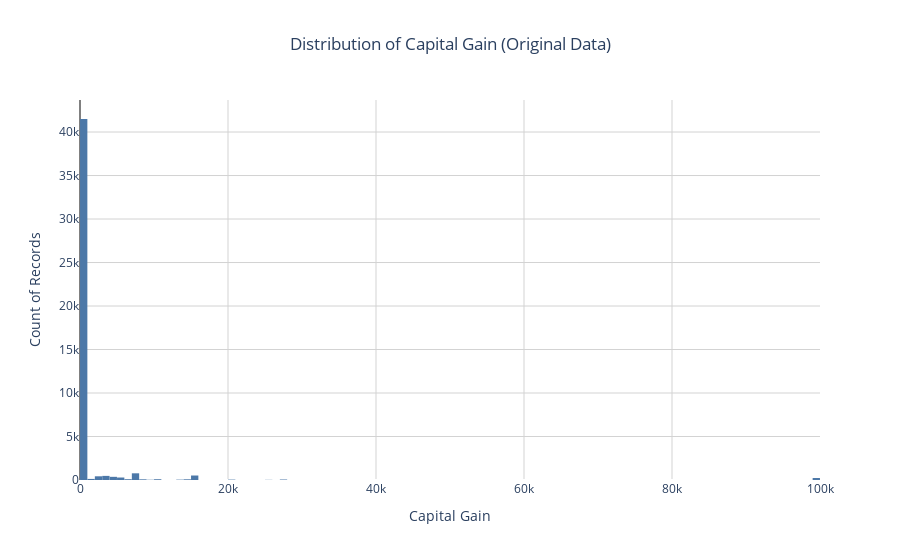
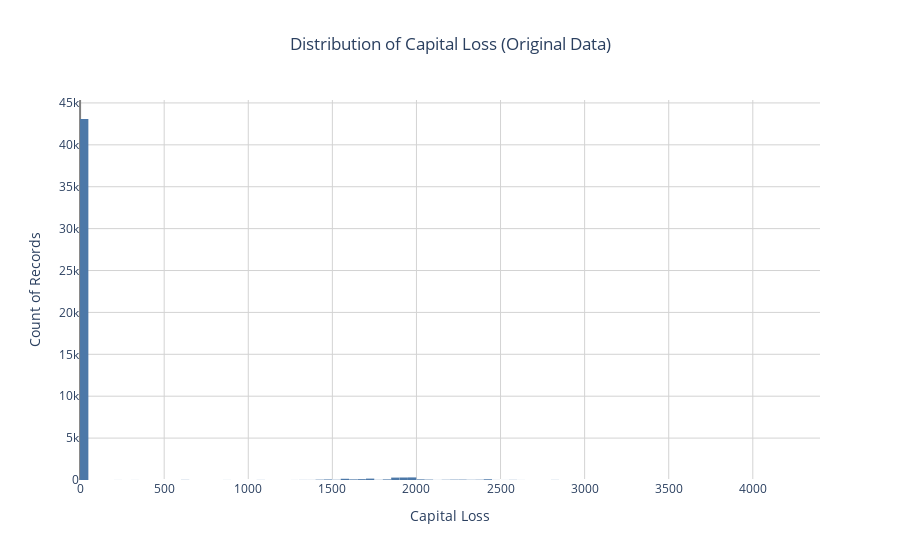

Source (notebook cell) for these figures, in order:
### Markdown cell above
### Transforming Skewed Continuous Features
A dataset may sometimes contain at least one feature whose values tend to lie near a single number, but will also have a non-trivial number of vastly larger or smaller values than that single number.  Algorithms can be sensitive to such distributions of values and can underperform if the range is not properly normalized. With the census dataset two features fit this description: '`capital-gain'` and `'capital-loss'`. 

Run the code cell below to plot a histogram of these two features. Note the range of the values present and how they are distributed.

### Code cell
import plotly.express as px
import pandas as pd
import numpy as np
from IPython.display import display

income_raw = data['income']
features_raw = data.drop('income', axis = 1)


skewed_features = ['capital-gain', 'capital-loss']
plot_data = data[skewed_features]


for feature in skewed_features:
    fig = px.histogram(
        plot_data, 
        x=feature,
        nbins=100, # A high number of bins to show detail
        title=f'Distribution of {feature.replace("-", " ").title()} (Original Data)',
        color_discrete_sequence=['#4C78A8'] 
    )
    
    # Customize layout to emphasize the vast difference in value counts
    fig.update_layout(
        bargap=0.01,
        title_x=0.5, # Center the title
        yaxis_title="Count of Records",
        xaxis_title=feature.replace("-", " ").title(),
        showlegend=False,
        plot_bgcolor='white', # Clean background
        hovermode="x unified" # Interactive hover
    )
    
    # Set x-axis type to linear for true representation, but emphasize the 0 bar
    fig.update_xaxes(
        showgrid=True, 
        gridcolor='lightgray', 
        zeroline=True, 
        zerolinecolor='gray'
    )
    fig.update_yaxes(
        showgrid=True, 
        gridcolor='lightgray'
    )
    
    display(fig)

### Figure 1 — Plotly figure (JSON) as saved in the notebook; plotly's stock layout.template omitted (floating-point values rounded to 4 significant figures; data arrays with more than 128 entries replaced by an {"elided": "..."} marker saying what was removed)
{"data": [{"bingroup": "x", "hovertemplate": "capital-gain=%{x}<br>count=%{y}<extra></extra>", "legendgroup": "", "marker": {"color": "#4C78A8", "pattern": {"shape": ""}}, "name": "", "nbinsx": 100, "orientation": "v", "showlegend": false, "type": "histogram", "x": {"elided": "45222 float values"}, "xaxis": "x", "yaxis": "y"}], "layout": {"bargap": 0.01, "barmode": "relative", "hovermode": "x unified", "legend": {"tracegroupgap": 0}, "plot_bgcolor": "white", "showlegend": false, "title": {"text": "Distribution of Capital Gain (Original Data)", "x": 0.5}, "xaxis": {"anchor": "y", "domain": [0, 1], "gridcolor": "lightgray", "showgrid": true, "title": {"text": "Capital Gain"}, "zeroline": true, "zerolinecolor": "gray"}, "yaxis": {"anchor": "x", "domain": [0, 1], "gridcolor": "lightgray", "showgrid": true, "title": {"text": "Count of Records"}}}}

### Figure 2 — Plotly figure (JSON) as saved in the notebook; plotly's stock layout.template omitted (floating-point values rounded to 4 significant figures; data arrays with more than 128 entries replaced by an {"elided": "..."} marker saying what was removed)
{"data": [{"bingroup": "x", "hovertemplate": "capital-loss=%{x}<br>count=%{y}<extra></extra>", "legendgroup": "", "marker": {"color": "#4C78A8", "pattern": {"shape": ""}}, "name": "", "nbinsx": 100, "orientation": "v", "showlegend": false, "type": "histogram", "x": {"elided": "45222 float values"}, "xaxis": "x", "yaxis": "y"}], "layout": {"bargap": 0.01, "barmode": "relative", "hovermode": "x unified", "legend": {"tracegroupgap": 0}, "plot_bgcolor": "white", "showlegend": false, "title": {"text": "Distribution of Capital Loss (Original Data)", "x": 0.5}, "xaxis": {"anchor": "y", "domain": [0, 1], "gridcolor": "lightgray", "showgrid": true, "title": {"text": "Capital Loss"}, "zeroline": true, "zerolinecolor": "gray"}, "yaxis": {"anchor": "x", "domain": [0, 1], "gridcolor": "lightgray", "showgrid": true, "title": {"text": "Count of Records"}}}}
